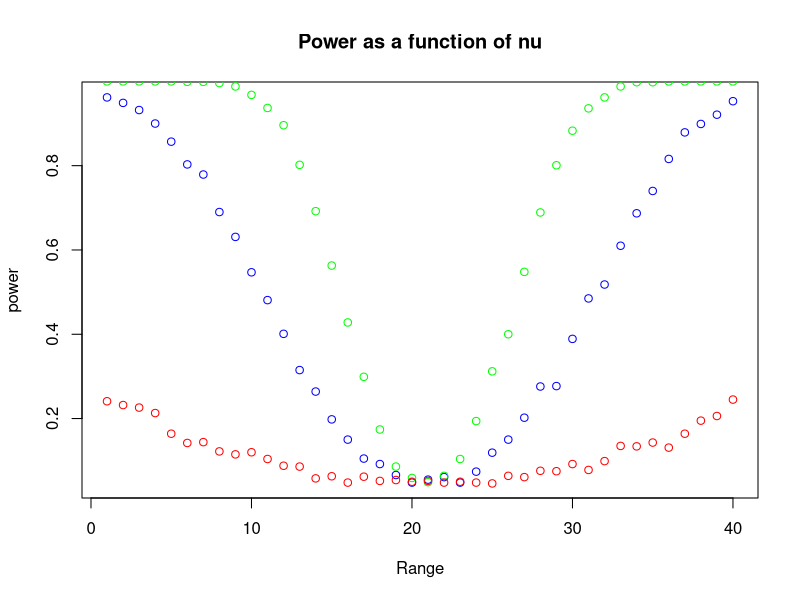

Write R code to recreate this figure.
#Basic parameters 
n = m = 30; mu = 180; sd = 5; B = 1000
nu = seq(175,185,by=0.25)
p = numeric(B)

#(a)
power_a = numeric(40)
for(i in 1:40){
  for(b in 1:B){
    x = rnorm(n, mu, sd)
    y = rnorm(m, nu[i], sd) 
    p[b] = t.test(x, y, var.equal = TRUE)[[3]]
  }
  power_a[i] = mean(p < 0.05)
}

#(b)
m_b = n_b = 100
power_b = numeric(40)
for(i in 1:40){
  for(b in 1:B){
    x = rnorm(n_b, mu, sd)
    y = rnorm(m_b, nu[i], sd) 
    p[b] = t.test(x, y, var.equal = TRUE)[[3]]
  }
  power_b[i] = mean(p < 0.05)
}

#(c)
sd_c = 15
power_c = numeric(40)
for(i in 1:40){
  for(b in 1:B){
    x = rnorm(n, mu, sd_c)
    y = rnorm(m, nu[i], sd_c) 
    p[b] = t.test(x, y, var.equal = TRUE)[[3]]
  }
  power_c[i] = mean(p < 0.05)
}

#Plot the power function
plot(power_a, col = "blue", main = "Power as a function of nu", xlab = "Range", ylab = "power")
points(power_b,  col = "green")
points(power_c,  col = "red")
